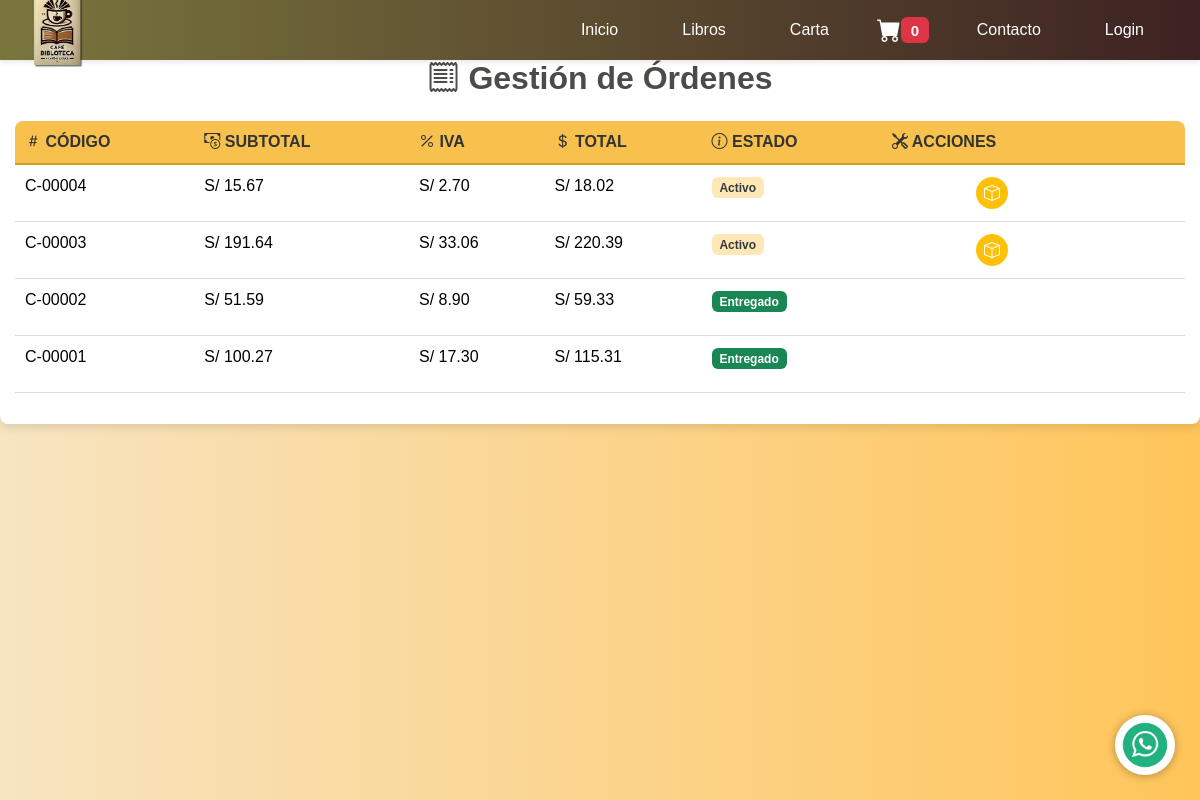
The app's page /gestionar/ordenes/, older data.
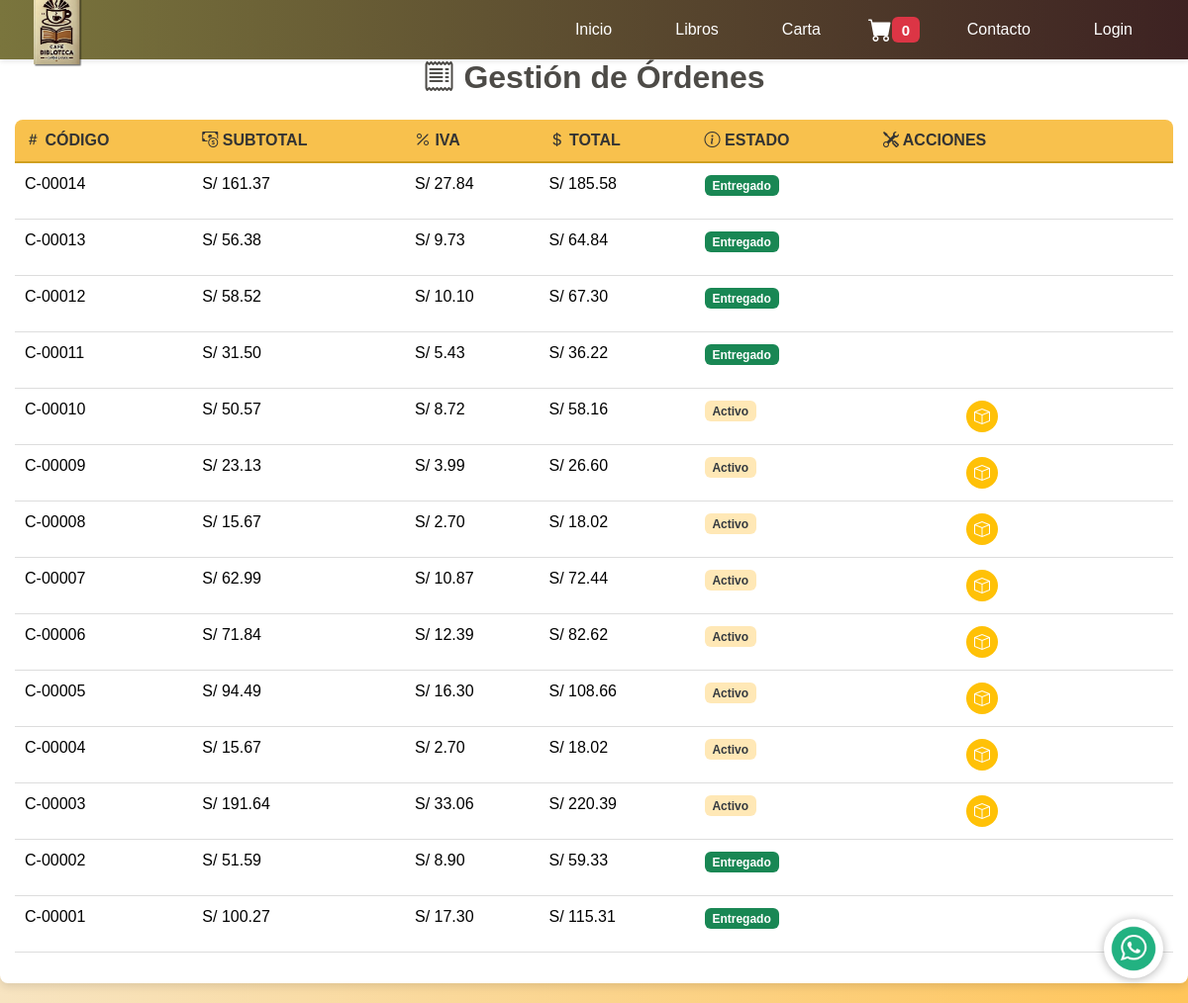
The same page, newer data.
### webapp/models.py (models this page shows, shortened)
class Carrito(models.Model):
    carCodigo = models.CharField(max_length=7, primary_key=True)  # Código del carrito
    carSubtotal = models.DecimalField(max_digits=9, decimal_places=2)  # Subtotal sin IVA
    carIva = models.DecimalField(max_digits=9, decimal_places=2)  # IVA aplicado
    carTotal = models.DecimalField(max_digits=9, decimal_places=2)  # Total con IVA
    carStatus = models.CharField(max_length=3, default="ACT")  # Estado del carrito (ACT: Activo, FIN: Finalizado)

### webapp/views.py (the view)
# urls.py: path('gestionar/ordenes/', webapp_views.index_gestionar_ordenes, name='gestionar_ordenes'),
def index_gestionar_ordenes(request):
    ordenes = Carrito.objects.filter(carStatus__in=["ACT", "ENT", "PRC"]).order_by(
        '-carCodigo')  # Obtener órdenes activas o finalizadas
    return render(request, 'webapp/gestionar_ordenes.html', {'ordenes': ordenes})

### webapp/context_processors.py (called while the page is built)
def carrito_context(request):
    carrito = request.session.get('carrito', {})
    total_carrito = sum(item['precio'] * item['cantidad'] for item in carrito.values())
    cantidad_items = sum(item['cantidad'] for item in carrito.values())
    return {
        'carrito': carrito,
        'total_carrito': total_carrito,
        'cantidad_items': cantidad_items,
    }

### webapp/templates/webapp/gestionar_ordenes.html (shortened to what this page needs)
{% extends "cabezal.html" %}
{% block cargar_static %}
    {% load static %}
{% endblock %}
{% block css_archivos %}
    <link rel="stylesheet" href="{% static 'webapp/css/styles_administrador_tablas.css' %}"/>
    <link href="https://cdn.jsdelivr.net/npm/bootstrap-icons/font/bootstrap-icons.css" rel="stylesheet">
{% endblock %}
{% block contenido_pagina %}
    <div class="table-container">
        <h2 class="text-center my-4">
            <i class="bi bi-receipt"></i> Gestión de Órdenes
        </h2>
        <div class="table-responsive">
            <table class="table">
                <thead>
                <tr>
                    <th><i class="bi bi-hash"></i> Código</th>
                    <th><i class="bi bi-cash-coin"></i> Subtotal</th>
                    <th><i class="bi bi-percent"></i> IVA</th>
                    <th><i class="bi bi-currency-dollar"></i> Total</th>
                    <th><i class="bi bi-info-circle"></i> Estado</th>
                    <th><i class="bi bi-tools"></i> Acciones</th>
                </tr>
                </thead>
                <tbody>
                {% for orden in ordenes %}
                    <tr>
                        <td>{{ orden.carCodigo }}</td>
                        <td>S/ {{ orden.carSubtotal }}</td>
                        <td>S/ {{ orden.carIva }}</td>
                        <td>S/ {{ orden.carTotal }}</td>
                        <td>
                            {% if orden.carStatus == "ACT" %}
                                <span class="badge bg-warning text-dark">Activo</span>
                            {% elif orden.carStatus == "ENT" %}
                                <span class="badge bg-success">Entregado</span>
                            {% else %}
                                <span class="badge bg-secondary">Procesando</span>
                            {% endif %}
                        </td>
                        <td>
                            <div class="action-buttons">
                                <a href="{% url 'detalle_orden' orden.carCodigo %}" class="btn-info">
                                    <i class="bi bi-eye"></i>
                                </a>
                                <a href="{% url 'imprimir_factura' orden.carCodigo %}" class="btn-primary"
                                   title="Imprimir Factura">
                                    <i class="bi bi-printer"></i>
                                </a>
                                {% if orden.carStatus == "ACT" %}
                                    <a href="{% url 'procesando_orden' orden.carCodigo %}" class="btn-warning"
                                       title="Marcar como Procesando">
                                        <i class="bi bi-box"></i>
                                    </a>
                                {% endif %}
                                {% if orden.carStatus != "ENT" %}
                                    <a href="{% url 'finalizar_orden' orden.carCodigo %}" class="btn-success"
                                       title="Marcar como Entregado">
                                        <i class="bi bi-check2-circle"></i>
                                    </a>
                                {% endif %}
                            </div>
                        </td>
                    </tr>
                {% endfor %}
                </tbody>
            </table>
        </div>
    </div>
{% endblock %}

### templates/cabezal.html (shortened to what this page needs)
{% block cargar_static %}
    {% load static %}
{% endblock %}
{% load bootstrap5 %}
{% bootstrap_css %}
<!DOCTYPE html>
<html>
<head>
    {% block sobreescribir_css_archivos %}
        <link rel="stylesheet" href="{% static 'webapp/css/styles.css' %}"/>
        <link rel="stylesheet" href="https://cdn.jsdelivr.net/npm/bootstrap-icons@1.10.3/font/bootstrap-icons.css">
        {% block css_archivos %}
        {% endblock %}
    {% endblock %}
</head>
{% block sobreescribir_contenido_pagina %}
    <body>
    <header class="bg-light p-3 d-flex justify-content-between align-items-center">
        <picture>
            <source media="(max-width: 550px)" srcset="{% static 'webapp/images/generales/Logo_cafe_small.png' %}">
            <img class="logo" src="{% static 'webapp/images/generales/Logo_cafe.png' %}" alt="Logo">
        </picture>
        <nav class="nav" id="nav">
            <ul class="nav-list d-flex list-unstyled mb-0">
                {% if user.is_authenticated %}
                    {% if not user.is_staff %}
                        <li class="px-2"><a class="nav-link" href="{% url 'index' %}">Inicio</a></li>
                        <li class="px-2"><a class="nav-link" href="{% url 'index_libros' %}">Libros</a></li>
                        <li class="px-2"><a class="nav-link" href="{% url 'index_cartas' %}">Carta</a></li>
                        <li class="px-2 carrito-container">
                            <a href="{% url 'index_carrito' %}" class="nav-link carrito-texto">Carrito</a>
                            <a href="{% url 'index_carrito' %}" class="carrito-icono">
                                <i class="bi bi-cart-fill fs-4"></i>
                                <span id="cart-count" class="badge bg-danger">
                            {% if total_items %}{{ total_items }}{% else %}0{% endif %}
                        </span>
                            </a>
                        </li>
                        <li class="px-2"><a class="nav-link" href="{% url 'index_panel_usuario' %}">Panel</a></li>
                    {% else %}
                        <li class="px-2"><a class="nav-link" href="{% url 'index_panel_administrador' %}">Panel
                            Administrador</a></li>
                    {% endif %}
                    <li class="px-2"><a class="nav-link" href="{% url 'index_logout' %}">Salir</a></li>
                {% else %}
                    <li class="px-2"><a class="nav-link" href="{% url 'index' %}">Inicio</a></li>
                    <li class="px-2"><a class="nav-link" href="{% url 'index_libros' %}">Libros</a></li>
                    <li class="px-2"><a class="nav-link" href="{% url 'index_cartas' %}">Carta</a></li>
                    <li class="px-2 carrito-container">
                        <a href="{% url 'index_carrito' %}" class="carrito-icono">
                            <i class="bi bi-cart-fill fs-4"></i>
                            <span id="cart-count" class="badge bg-danger">
                        {% if total_items %}{{ total_items }}{% else %}0{% endif %}
                    </span>
                        </a>
                    </li>
                    <li class="px-2"><a class="nav-link" href="{% url 'index_contacto' %}">Contacto</a></li>
                    <li class="px-2"><a class="nav-link" href="{% url 'index_login' %}">Login</a></li>
                {% endif %}
            </ul>
        </nav>
    </header>
    {% block contenido_pagina %}
    {% endblock %}
    {% block imagenes_flotantes %}
        <a href="https://api.whatsapp.com/send?phone=+51987654321" class="btn-wsp" target="_blank">
            <img src="{% static 'webapp/images/generales/icono_whatssap.png' %}" alt="WhatsApp" class="icono">
        </a>
    {% endblock %}
    </body>
{% endblock %}
</html>

### webapp/static/webapp/css/styles.css (style rules this page uses)
body { font-size: 1rem; font-family: 'Arial', sans-serif; margin: 0; padding: 0; background-color: #F7E4C1; background: rgb(247, 228, 193); background: -moz-linear-gradient(90deg, rgba(247, 228, 193, 1) 0%, rgba(255, 197, 90, 1) 100%); background: -webkit-linear-gradient(90deg, rgba(247, 228, 193, 1) 0%, rgba(255, 197, 90, 1) 100%); background: linear-gradient(90deg, rgba(247, 228, 193, 1) 0%, rgba(255, 197, 90, 1) 100%); padding-bottom: 0px; margin: 0px; }
html { font-size: 100%; }
h2 { font-size: 2rem; color: #4d4b47; margin-bottom: 20px; font-weight: bold; }
nav { padding: 0rem 1rem 0rem 0rem; }
header { background: rgb(122, 117, 61); background: -moz-linear-gradient(90deg, rgba(122, 117, 61, 1) 0%, rgba(61, 34, 34, 1) 100%); background: -webkit-linear-gradient(90deg, rgba(122, 117, 61, 1) 0%, rgba(61, 34, 34, 1) 100%); background: linear-gradient(90deg, rgba(122, 117, 61, 1) 0%, rgba(61, 34, 34, 1) 100%); filter: progid:DXImageTransform.Microsoft.gradient(startColorstr="#7a753d", endColorstr="#3d2222", GradientType=1); color: white; display: flex; align-items: center; justify-content: space-between; padding: 0rem 0rem 0rem 0rem; position: fixed; top: 0; left: 0; width: 100%; height: 60px; z-index: 1000; box-shadow: 0 2px 5px rgba(0, 0, 0, 0.1); }
.logo { max-width: 5rem; }
.nav-list { list-style-type: none; display: flex; gap: 1rem; }
.nav-list li a { text-decoration: none; color: white; }
#page-body, html { display: flex; flex-direction: column; min-height: 100vh; margin: 0; }
header, footer { background-color: #222; color: white; text-align: center; padding: 10px; }
header .logo { width: 150px; }

### webapp/static/webapp/css/styles_administrador_tablas.css (style rules this page uses)
.table-container { margin: 20px auto; padding: 15px; border-radius: 8px; background-color: #ffffff; box-shadow: 0 4px 8px rgba(0, 0, 0, 0.1); }
.table-responsive { overflow-x: auto; -webkit-overflow-scrolling: touch; border-radius: 8px; }
.table { width: 100%; border-collapse: collapse; }
.table th, .table td { text-align: left; padding: 12px 10px; }
.table th { background-color: #f8c14d; color: #333333; font-weight: bold; white-space: nowrap; text-transform: uppercase; border-bottom: 2px solid #d0a020; }
.table td { border-bottom: 1px solid #dddddd; }
.table tr:nth-child(even) { background-color: #f9f9f9; }
.action-buttons { display: flex; gap: 10px; }
.action-buttons a { display: inline-flex; justify-content: center; align-items: center; width: 32px; height: 32px; border-radius: 50%; text-decoration: none; color: #ffffff; font-size: 16px; transition: all 0.3s ease-in-out; }
.action-buttons .btn-warning { background-color: #ffc107; }

### webapp/templates/webapp/gestionar_ordenes.html (style rules this page uses)
.btn-wsp { position: fixed; width: 60px; height: 60px; bottom: 25px; right: 25px; background: #fff; color: #FFF; border-radius: 50%; text-align: center; font-size: 35px; box-shadow: 0px 1px 10px rgba(0, 0, 0, 0.3); z-index: 100; transition: all 300ms ease; display: flex; justify-content: center; align-items: center; }
.btn-wsp img { width: 100%; height: 100%; object-fit: cover; border-radius: 50%; }
.btn-warning { background-color: #ffc107; color: #fff; border: none; padding: 10px; border-radius: 5px; transition: background-color 0.3s ease; }

### templates/cabezal.html (style rules this page uses)
.carrito-container { display: flex; align-items: center; }
.carrito-icono { display: none; align-items: center; text-decoration: none; color: #333; font-size: 20px; position: relative; }
@media (min-width: 993px) { .carrito-icono { display: none; } }
.bg-warning { background-color: #ffe8b6 !important; }
.text-dark { color: #343a40 !important; }

Row changes from the older to the newer data that the page shows:
added Carrito: carCodigo "C-00014", carSubtotal "161.37", carIva "27.84", carTotal "185.58", carStatus "Entregado"
added Carrito: carCodigo "C-00013", carSubtotal "56.38", carIva "9.73", carTotal "64.84", carStatus "Entregado"
added Carrito: carCodigo "C-00012", carSubtotal "58.52", carIva "10.10", carTotal "67.30", carStatus "Entregado"
added Carrito: carCodigo "C-00011", carSubtotal "31.50", carIva "5.43", carTotal "36.22", carStatus "Entregado"
added Carrito: carCodigo "C-00010", carSubtotal "50.57", carIva "8.72", carTotal "58.16", carStatus "Activo"
added Carrito: carCodigo "C-00009", carSubtotal "23.13", carIva "3.99", carTotal "26.60", carStatus "Activo"
added Carrito: carCodigo "C-00008", carSubtotal "15.67", carIva "2.70", carTotal "18.02", carStatus "Activo"
added Carrito: carCodigo "C-00007", carSubtotal "62.99", carIva "10.87", carTotal "72.44", carStatus "Activo"
added Carrito: carCodigo "C-00006", carSubtotal "71.84", carIva "12.39", carTotal "82.62", carStatus "Activo"
added Carrito: carCodigo "C-00005", carSubtotal "94.49", carIva "16.30", carTotal "108.66", carStatus "Activo"
